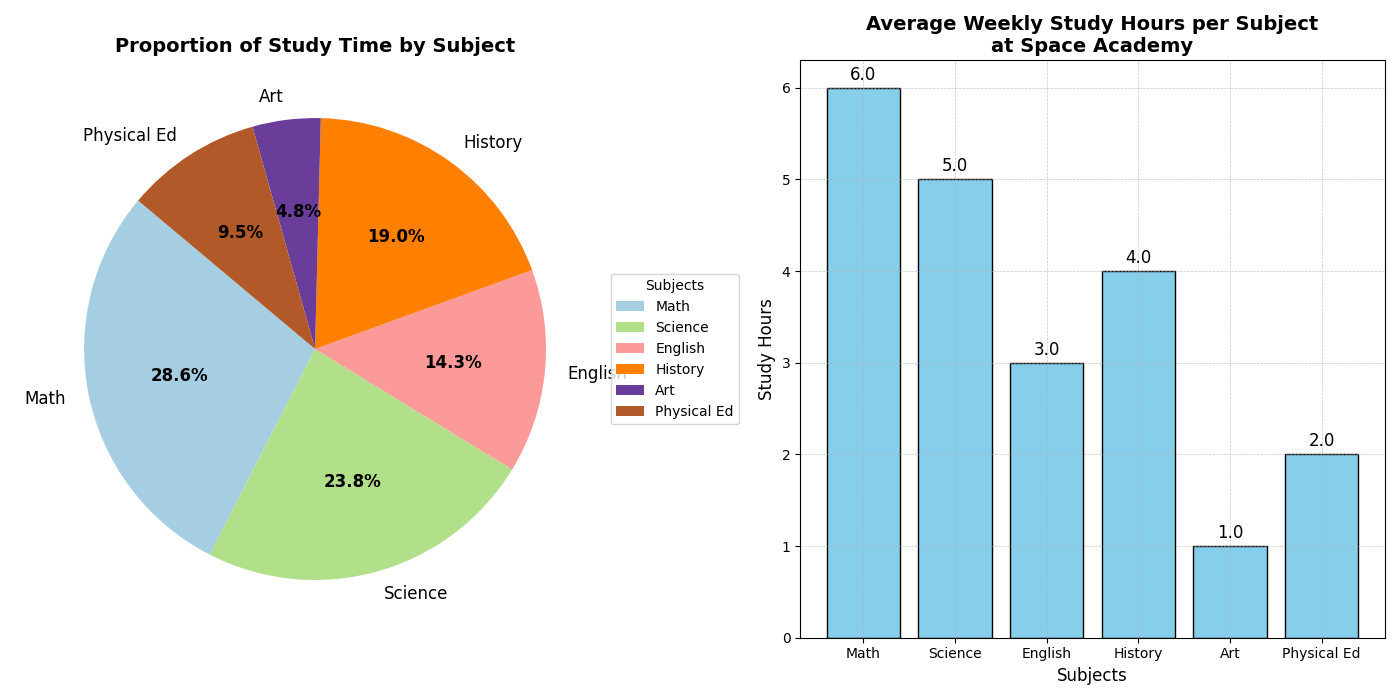

Source code (Python):
import numpy as np
import matplotlib.pyplot as plt

# Define the subjects and alter the average study hours, manually changing some values.
subjects = ['Math', 'Science', 'English', 'History', 'Art', 'Physical Ed']
study_hours = np.array([6, 5, 3, 4, 1, 2])  # Altered values

# Create the figure and axis
fig, ax = plt.subplots(1, 2, figsize=(14, 7))

# Compute study proportions
total_study_time = np.sum(study_hours)
study_proportions = study_hours / total_study_time

# Plot pie chart
colors = plt.cm.Paired(np.linspace(0, 1, len(subjects)))
wedges, texts, autotexts = ax[0].pie(study_proportions, labels=subjects, autopct='%1.1f%%', colors=colors, startangle=140, textprops={'fontsize': 12})
ax[0].set_title('Proportion of Study Time by Subject', fontweight='bold', fontsize=14)
plt.setp(autotexts, size=12, weight='bold')
ax[0].legend(wedges, subjects, title="Subjects", loc="center left", bbox_to_anchor=(1, 0, 0.5, 1))

# Plot bar chart
bars = ax[1].bar(subjects, study_hours, color='skyblue', edgecolor='black')
ax[1].set_title('Average Weekly Study Hours per Subject\nat Space Academy', fontweight='bold', fontsize=14)
ax[1].set_xlabel('Subjects', fontsize=12)
ax[1].set_ylabel('Study Hours', fontsize=12)
ax[1].grid(True, linestyle='--', linewidth=0.5, alpha=0.7)

# Annotate bars
for bar in bars:
    height = bar.get_height()
    ax[1].annotate(f'{height:.1f}', 
                   xy=(bar.get_x() + bar.get_width() / 2, height), 
                   xytext=(0, 3), 
                   textcoords='offset points', 
                   ha='center', va='bottom', fontsize=12, color='black')

# Adjust layout
plt.tight_layout()

# Display the plot
plt.show()
